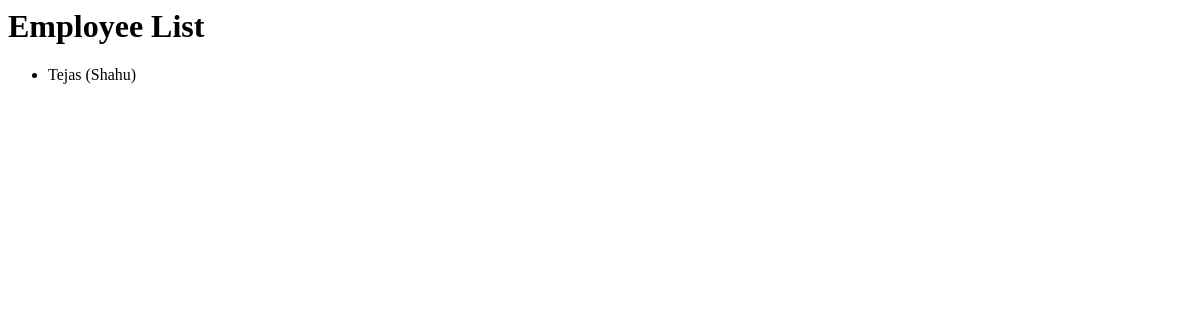
The app's page /company/employee_list, older data.
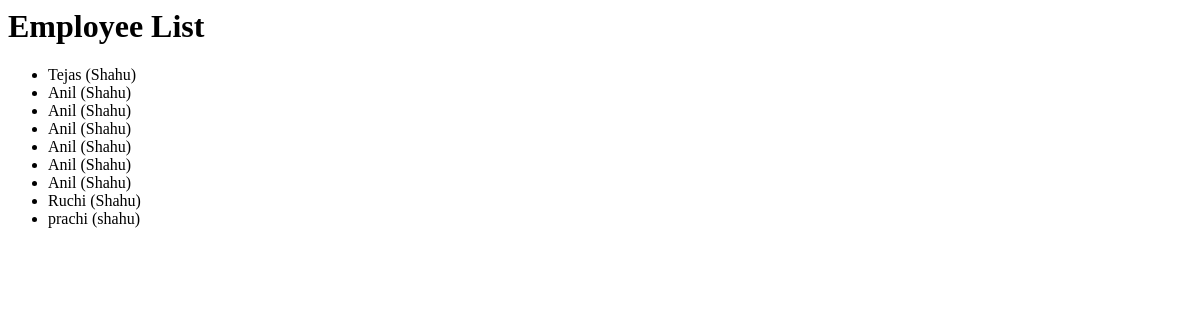
The same page, newer data.
### company/models.py (models this page shows, shortened)
class Employee(models.Model):
	first_name = models.CharField(max_length=30)
	last_name = models.CharField(max_length=30)
	designation = models.CharField(max_length=50,null=True,blank=True)

### company/views.py (the view)
def employee_list(request, template_name='company_template/employee_list.html'):
    employee = Employee.objects.all()
    data = {}
    data['object_list'] = employee
    return render(request, template_name, data)

### company/templates/company_template/employee_list.html
<h1>Employee List </h1>
<ul>
    {% for employee in object_list %}
    <li>{{ employee.first_name }}  ({{ employee.last_name }})
    </li>
    {% endfor %}
</ul>

Row changes from the older to the newer data that the page shows:
added Employee: first_name "Anil", last_name "Shahu"
added Employee: first_name "Anil", last_name "Shahu"
added Employee: first_name "Anil", last_name "Shahu"
added Employee: first_name "Anil", last_name "Shahu"
added Employee: first_name "Anil", last_name "Shahu"
added Employee: first_name "Anil", last_name "Shahu"
added Employee: first_name "Ruchi", last_name "Shahu"
added Employee: first_name "prachi", last_name "shahu"
